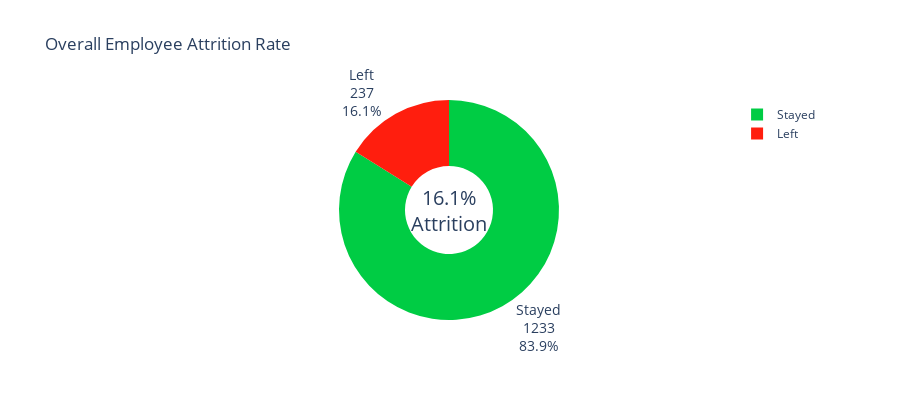

The notebook cell this image was saved under:
### Code cell
fig_attrition = go.Figure(data=[go.Pie(
    labels=['Stayed', 'Left'],
    values=[attrition_counts['No'], attrition_counts['Yes']],
    hole=0.4,
    marker=dict(colors=[colors['success'], colors['danger']]),
    textfont=dict(size=14),
    textposition='outside',
    textinfo='label+percent+value'
)])

fig_attrition.update_layout(
    title='Overall Employee Attrition Rate',
    height=400,
    annotations=[dict(text=f'{attrition_rate:.1f}%<br>Attrition', 
                     x=0.5, y=0.5, font_size=20, showarrow=False)]
)
fig_attrition.show()

### Figure 1 — Plotly figure (JSON) as saved in the notebook; plotly's stock layout.template omitted (floating-point values rounded to 4 significant figures)
{"data": [{"hole": 0.4, "labels": ["Stayed", "Left"], "marker": {"colors": ["#00cc44", "#ff1e0e"]}, "textfont": {"size": 14}, "textinfo": "label+percent+value", "textposition": "outside", "type": "pie", "values": [1233, 237]}], "layout": {"annotations": [{"font": {"size": 20}, "showarrow": false, "text": "16.1%<br>Attrition", "x": 0.5, "y": 0.5}], "height": 400, "title": {"text": "Overall Employee Attrition Rate"}}}
